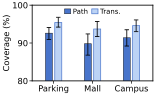

The Python source for this figure:
from pathlib import Path

import matplotlib
import matplotlib.pyplot as plt
import numpy as np


matplotlib.use("Agg")

# =====================
# Data
# =====================
scenes = ["Parking", "Mall", "Campus"]
path_coverage = np.array([92.6, 89.8, 91.4])
transition_coverage = np.array([95.4, 93.7, 94.6])

path_min = np.array([90.9, 86.8, 89.2])
path_max = np.array([94.1, 92.4, 93.5])
transition_min = np.array([94.2, 91.7, 93.0])
transition_max = np.array([96.8, 95.7, 96.1])

path_err = np.vstack([path_coverage - path_min, path_max - path_coverage])
transition_err = np.vstack(
    [transition_coverage - transition_min, transition_max - transition_coverage]
)

# =====================
# Figure & font
# =====================
plt.rcParams.update(
    {
        "font.size": 6,
        "axes.labelsize": 6,
        "xtick.labelsize": 6,
        "ytick.labelsize": 6,
        "font.family": "sans-serif",
        "axes.linewidth": 0.8,
    }
)

fig, ax = plt.subplots(figsize=(4.1 / 2.54, 2.5 / 2.54))
fig.patch.set_facecolor("white")
ax.set_facecolor("white")

# =====================
# Bars
# =====================
x = np.arange(len(scenes))
bar_w = 0.18
offset = 0.12

colors = ["#4874CB", "#BCD3F5"]

err_kw = dict(
    ecolor="black",
    elinewidth=0.6,
    capthick=0.6,
    capsize=1.6,
)

ax.bar(
    x - offset,
    path_coverage,
    width=bar_w,
    color=colors[0],
    edgecolor="black",
    linewidth=0.3,
    yerr=path_err,
    error_kw=err_kw,
    label="Path",
)

ax.bar(
    x + offset,
    transition_coverage,
    width=bar_w,
    color=colors[1],
    edgecolor="#4874CB",
    linewidth=0.5,
    yerr=transition_err,
    error_kw=err_kw,
    label="Trans.",
)

# =====================
# Axes
# =====================
ax.set_xticks(x)
ax.set_xticklabels(scenes)
ax.set_ylabel("Coverage (%)", labelpad=1)

ax.set_ylim(80, 100)
ax.set_yticks([80, 90, 100])
ax.set_xlim(-0.55, len(scenes) - 0.45)

ax.tick_params(axis="both", length=2, width=0.5, pad=1)

# =====================
# Legend
# =====================
leg = ax.legend(
    frameon=True,
    fontsize=5.0,
    loc="upper center",
    ncol=2,
    handlelength=0.9,
    handletextpad=0.3,
    columnspacing=0.55,
    borderpad=0.2,
    labelspacing=0.2,
    bbox_to_anchor=(0.5, 1.02),
)

leg.get_frame().set_facecolor("white")
leg.get_frame().set_alpha(0.7)
leg.get_frame().set_linewidth(0.0)

# =====================
# Border
# =====================
for sp in ["left", "right", "top", "bottom"]:
    ax.spines[sp].set_visible(True)
    ax.spines[sp].set_linewidth(0.6)

# =====================
# Layout & save
# =====================
plt.subplots_adjust(left=0.20, right=0.95, bottom=0.18, top=0.95)

output_path = Path(__file__).with_suffix(".pdf")
fig.savefig(output_path, format="pdf")

print(f"Saved to: {output_path}")
